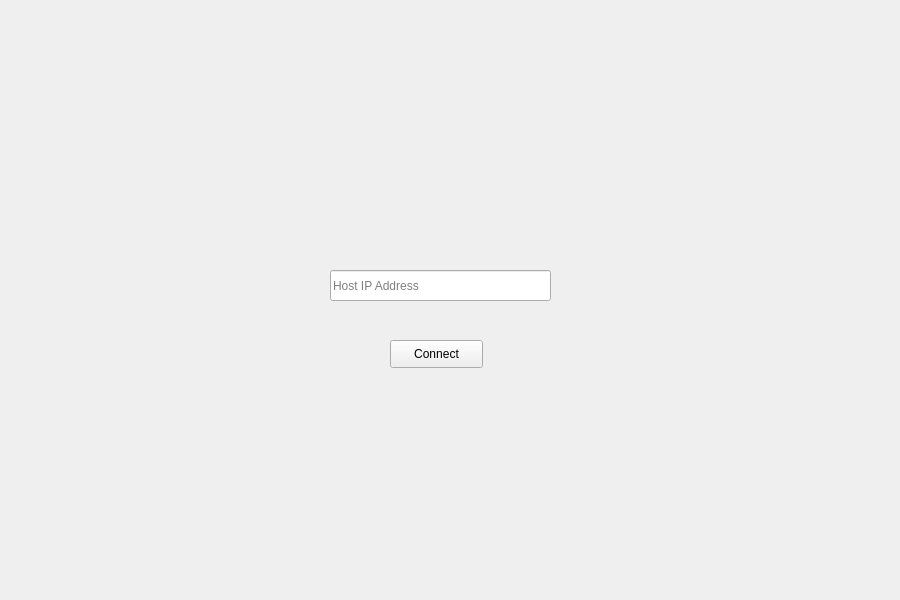
<?xml version="1.0" encoding="UTF-8"?>
<ui version="4.0">
 <class>LoginScreen</class>
 <widget class="QWidget" name="LoginScreen">
  <property name="geometry">
   <rect>
    <x>0</x>
    <y>0</y>
    <width>900</width>
    <height>600</height>
   </rect>
  </property>
  <property name="sizePolicy">
   <sizepolicy hsizetype="Preferred" vsizetype="Preferred">
    <horstretch>0</horstretch>
    <verstretch>0</verstretch>
   </sizepolicy>
  </property>
  <property name="minimumSize">
   <size>
    <width>900</width>
    <height>600</height>
   </size>
  </property>
  <property name="maximumSize">
   <size>
    <width>900</width>
    <height>600</height>
   </size>
  </property>
  <property name="windowTitle">
   <string>Form</string>
  </property>
  <property name="autoFillBackground">
   <bool>false</bool>
  </property>
  <property name="styleSheet">
   <string notr="true"/>
  </property>
  <widget class="QPushButton" name="loginButton">
   <property name="geometry">
    <rect>
     <x>390</x>
     <y>340</y>
     <width>93</width>
     <height>28</height>
    </rect>
   </property>
   <property name="autoFillBackground">
    <bool>false</bool>
   </property>
   <property name="text">
    <string>Connect</string>
   </property>
  </widget>
  <widget class="QLineEdit" name="usernameEdit">
   <property name="geometry">
    <rect>
     <x>330</x>
     <y>270</y>
     <width>221</width>
     <height>31</height>
    </rect>
   </property>
   <property name="placeholderText">
    <string>Host IP Address</string>
   </property>
  </widget>
 </widget>
 <resources/>
 <connections/>
</ui>
